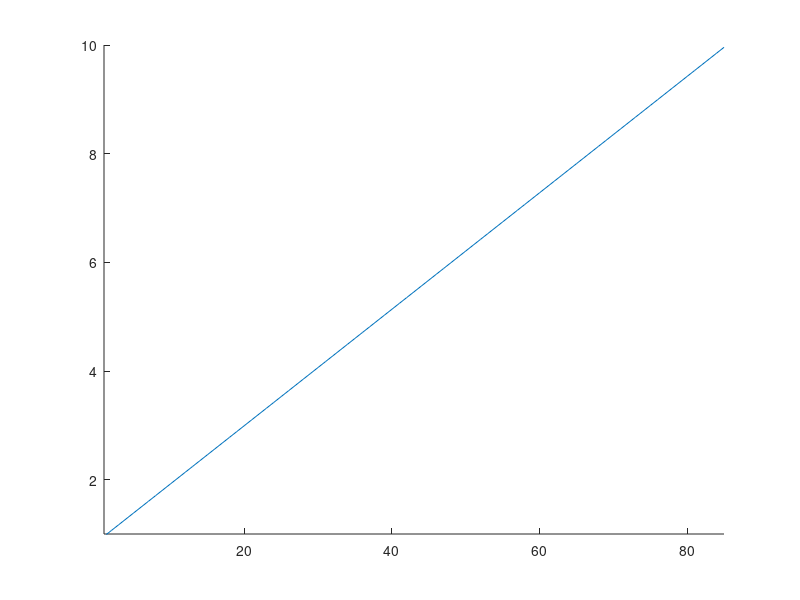

Source code (MATLAB):
%code for showing the x-y relationship
x = linspace (1,85,85);
y = x/(84/9)+ 0.85;
hold all
axis ([1 85 1 10]);
plot (x,y);